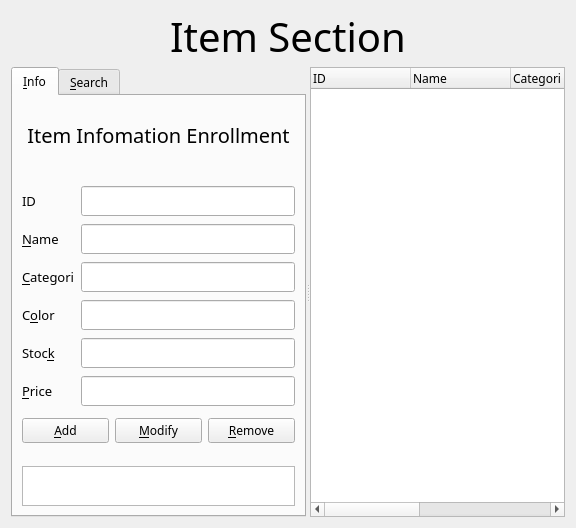
<?xml version="1.0" encoding="UTF-8"?>
<ui version="4.0">
 <class>ItemManager</class>
 <widget class="QWidget" name="ItemManager">
  <property name="geometry">
   <rect>
    <x>0</x>
    <y>0</y>
    <width>576</width>
    <height>528</height>
   </rect>
  </property>
  <property name="windowTitle">
   <string>MainWindow</string>
  </property>
  <layout class="QVBoxLayout" name="verticalLayout_6">
   <item>
    <layout class="QVBoxLayout" name="verticalLayout_3">
     <item>
      <widget class="QLabel" name="label">
       <property name="minimumSize">
        <size>
         <width>0</width>
         <height>50</height>
        </size>
       </property>
       <property name="maximumSize">
        <size>
         <width>16777215</width>
         <height>50</height>
        </size>
       </property>
       <property name="baseSize">
        <size>
         <width>0</width>
         <height>150</height>
        </size>
       </property>
       <property name="font">
        <font>
         <family>Arial Rounded MT Bold</family>
         <pointsize>30</pointsize>
        </font>
       </property>
       <property name="text">
        <string>Item Section</string>
       </property>
       <property name="alignment">
        <set>Qt::AlignCenter</set>
       </property>
      </widget>
     </item>
     <item>
      <widget class="QSplitter" name="splitter">
       <property name="orientation">
        <enum>Qt::Horizontal</enum>
       </property>
       <widget class="QTabWidget" name="ItemTabWidget">
        <property name="enabled">
         <bool>true</bool>
        </property>
        <property name="sizePolicy">
         <sizepolicy hsizetype="Expanding" vsizetype="Expanding">
          <horstretch>0</horstretch>
          <verstretch>0</verstretch>
         </sizepolicy>
        </property>
        <property name="font">
         <font>
          <family>Bahnschrift Light</family>
         </font>
        </property>
        <property name="currentIndex">
         <number>0</number>
        </property>
        <widget class="QWidget" name="InfoTab">
         <attribute name="title">
          <string>&amp;Info</string>
         </attribute>
         <layout class="QVBoxLayout" name="verticalLayout_2">
          <item>
           <layout class="QVBoxLayout" name="verticalLayout">
            <item>
             <widget class="QLabel" name="ItemInfoLabel">
              <property name="minimumSize">
               <size>
                <width>0</width>
                <height>60</height>
               </size>
              </property>
              <property name="font">
               <font>
                <family>Bahnschrift SemiBold</family>
                <pointsize>15</pointsize>
               </font>
              </property>
              <property name="text">
               <string>Item Infomation Enrollment</string>
              </property>
              <property name="alignment">
               <set>Qt::AlignCenter</set>
              </property>
             </widget>
            </item>
            <item>
             <spacer name="verticalSpacer_2">
              <property name="orientation">
               <enum>Qt::Vertical</enum>
              </property>
              <property name="sizeType">
               <enum>QSizePolicy::Fixed</enum>
              </property>
              <property name="sizeHint" stdset="0">
               <size>
                <width>186</width>
                <height>13</height>
               </size>
              </property>
             </spacer>
            </item>
            <item>
             <layout class="QFormLayout" name="formLayout">
              <item row="0" column="0">
               <widget class="QLabel" name="IdLabel">
                <property name="font">
                 <font>
                  <family>Tw Cen MT Condensed Extra Bold</family>
                  <pointsize>10</pointsize>
                 </font>
                </property>
                <property name="text">
                 <string>ID</string>
                </property>
               </widget>
              </item>
              <item row="0" column="1">
               <widget class="QLineEdit" name="InputIdLineEdit">
                <property name="sizePolicy">
                 <sizepolicy hsizetype="Expanding" vsizetype="Expanding">
                  <horstretch>0</horstretch>
                  <verstretch>0</verstretch>
                 </sizepolicy>
                </property>
                <property name="minimumSize">
                 <size>
                  <width>0</width>
                  <height>30</height>
                 </size>
                </property>
                <property name="maximumSize">
                 <size>
                  <width>16777215</width>
                  <height>30</height>
                 </size>
                </property>
               </widget>
              </item>
              <item row="1" column="0">
               <widget class="QLabel" name="NameLabel">
                <property name="font">
                 <font>
                  <family>Tw Cen MT Condensed Extra Bold</family>
                  <pointsize>10</pointsize>
                 </font>
                </property>
                <property name="text">
                 <string>&amp;Name</string>
                </property>
                <property name="buddy">
                 <cstring>InputNameLineEdit</cstring>
                </property>
               </widget>
              </item>
              <item row="1" column="1">
               <widget class="QLineEdit" name="InputNameLineEdit">
                <property name="sizePolicy">
                 <sizepolicy hsizetype="Expanding" vsizetype="Expanding">
                  <horstretch>0</horstretch>
                  <verstretch>0</verstretch>
                 </sizepolicy>
                </property>
                <property name="minimumSize">
                 <size>
                  <width>0</width>
                  <height>30</height>
                 </size>
                </property>
                <property name="maximumSize">
                 <size>
                  <width>16777215</width>
                  <height>30</height>
                 </size>
                </property>
               </widget>
              </item>
              <item row="2" column="0">
               <widget class="QLabel" name="CategoriLabel">
                <property name="font">
                 <font>
                  <family>Tw Cen MT Condensed Extra Bold</family>
                  <pointsize>10</pointsize>
                 </font>
                </property>
                <property name="text">
                 <string>&amp;Categori</string>
                </property>
                <property name="buddy">
                 <cstring>InputCategoriLineEdit</cstring>
                </property>
               </widget>
              </item>
              <item row="2" column="1">
               <widget class="QLineEdit" name="InputCategoriLineEdit">
                <property name="sizePolicy">
                 <sizepolicy hsizetype="Expanding" vsizetype="Expanding">
                  <horstretch>0</horstretch>
                  <verstretch>0</verstretch>
                 </sizepolicy>
                </property>
                <property name="minimumSize">
                 <size>
                  <width>0</width>
                  <height>30</height>
                 </size>
                </property>
                <property name="maximumSize">
                 <size>
                  <width>16777215</width>
                  <height>30</height>
                 </size>
                </property>
               </widget>
              </item>
              <item row="3" column="0">
               <widget class="QLabel" name="ColorLabel">
                <property name="font">
                 <font>
                  <family>Tw Cen MT Condensed Extra Bold</family>
                  <pointsize>10</pointsize>
                 </font>
                </property>
                <property name="text">
                 <string>C&amp;olor</string>
                </property>
                <property name="buddy">
                 <cstring>InputColorLineEdit</cstring>
                </property>
               </widget>
              </item>
              <item row="3" column="1">
               <widget class="QLineEdit" name="InputColorLineEdit">
                <property name="sizePolicy">
                 <sizepolicy hsizetype="Expanding" vsizetype="Expanding">
                  <horstretch>0</horstretch>
                  <verstretch>0</verstretch>
                 </sizepolicy>
                </property>
                <property name="minimumSize">
                 <size>
                  <width>0</width>
                  <height>30</height>
                 </size>
                </property>
                <property name="maximumSize">
                 <size>
                  <width>16777215</width>
                  <height>30</height>
                 </size>
                </property>
               </widget>
              </item>
              <item row="4" column="0">
               <widget class="QLabel" name="StockLabel">
                <property name="font">
                 <font>
                  <family>Tw Cen MT Condensed Extra Bold</family>
                  <pointsize>10</pointsize>
                 </font>
                </property>
                <property name="text">
                 <string>Stoc&amp;k</string>
                </property>
                <property name="buddy">
                 <cstring>InputStockLineEdit</cstring>
                </property>
               </widget>
              </item>
              <item row="4" column="1">
               <widget class="QLineEdit" name="InputStockLineEdit">
                <property name="sizePolicy">
                 <sizepolicy hsizetype="Expanding" vsizetype="Expanding">
                  <horstretch>0</horstretch>
                  <verstretch>0</verstretch>
                 </sizepolicy>
                </property>
                <property name="minimumSize">
                 <size>
                  <width>0</width>
                  <height>30</height>
                 </size>
                </property>
                <property name="maximumSize">
                 <size>
                  <width>16777215</width>
                  <height>30</height>
                 </size>
                </property>
               </widget>
              </item>
              <item row="5" column="0">
               <widget class="QLabel" name="priceLabel">
                <property name="font">
                 <font>
                  <family>Tw Cen MT Condensed Extra Bold</family>
                  <pointsize>10</pointsize>
                 </font>
                </property>
                <property name="text">
                 <string>&amp;Price</string>
                </property>
                <property name="buddy">
                 <cstring>priceLineEdit</cstring>
                </property>
               </widget>
              </item>
              <item row="5" column="1">
               <widget class="QLineEdit" name="priceLineEdit">
                <property name="minimumSize">
                 <size>
                  <width>0</width>
                  <height>30</height>
                 </size>
                </property>
               </widget>
              </item>
             </layout>
            </item>
            <item>
             <layout class="QHBoxLayout" name="horizontalLayout">
              <item>
               <widget class="QPushButton" name="AddPushButton">
                <property name="font">
                 <font>
                  <family>Bahnschrift Light</family>
                 </font>
                </property>
                <property name="text">
                 <string>&amp;Add</string>
                </property>
               </widget>
              </item>
              <item>
               <widget class="QPushButton" name="ModifyPushButton">
                <property name="font">
                 <font>
                  <family>Bahnschrift Light</family>
                 </font>
                </property>
                <property name="text">
                 <string>&amp;Modify</string>
                </property>
               </widget>
              </item>
              <item>
               <widget class="QPushButton" name="RemovePushButton">
                <property name="font">
                 <font>
                  <family>Bahnschrift Light</family>
                 </font>
                </property>
                <property name="text">
                 <string>&amp;Remove</string>
                </property>
               </widget>
              </item>
             </layout>
            </item>
            <item>
             <spacer name="verticalSpacer">
              <property name="orientation">
               <enum>Qt::Vertical</enum>
              </property>
              <property name="sizeType">
               <enum>QSizePolicy::Fixed</enum>
              </property>
              <property name="sizeHint" stdset="0">
               <size>
                <width>20</width>
                <height>17</height>
               </size>
              </property>
             </spacer>
            </item>
            <item>
             <widget class="QListWidget" name="TimeListWidget">
              <property name="minimumSize">
               <size>
                <width>0</width>
                <height>40</height>
               </size>
              </property>
              <property name="maximumSize">
               <size>
                <width>16777215</width>
                <height>40</height>
               </size>
              </property>
             </widget>
            </item>
           </layout>
          </item>
         </layout>
        </widget>
        <widget class="QWidget" name="SearchTab">
         <attribute name="title">
          <string>&amp;Search</string>
         </attribute>
         <layout class="QVBoxLayout" name="verticalLayout_5">
          <item>
           <layout class="QVBoxLayout" name="verticalLayout_4">
            <item>
             <widget class="QLabel" name="SearchLabel">
              <property name="minimumSize">
               <size>
                <width>0</width>
                <height>60</height>
               </size>
              </property>
              <property name="font">
               <font>
                <family>Bahnschrift SemiBold</family>
                <pointsize>15</pointsize>
               </font>
              </property>
              <property name="text">
               <string>Client Infomation Enrollment</string>
              </property>
              <property name="alignment">
               <set>Qt::AlignCenter</set>
              </property>
             </widget>
            </item>
            <item>
             <spacer name="verticalSpacer_3">
              <property name="orientation">
               <enum>Qt::Vertical</enum>
              </property>
              <property name="sizeType">
               <enum>QSizePolicy::Fixed</enum>
              </property>
              <property name="sizeHint" stdset="0">
               <size>
                <width>186</width>
                <height>13</height>
               </size>
              </property>
             </spacer>
            </item>
            <item>
             <layout class="QHBoxLayout" name="horizontalLayout_2">
              <item>
               <widget class="QComboBox" name="SearchComboBox">
                <item>
                 <property name="text">
                  <string>ID</string>
                 </property>
                </item>
                <item>
                 <property name="text">
                  <string>Name</string>
                 </property>
                </item>
                <item>
                 <property name="text">
                  <string>Address</string>
                 </property>
                </item>
                <item>
                 <property name="text">
                  <string>P.Num</string>
                 </property>
                </item>
                <item>
                 <property name="text">
                  <string>Type</string>
                 </property>
                </item>
               </widget>
              </item>
              <item>
               <widget class="QLineEdit" name="InputLineEdit">
                <property name="sizePolicy">
                 <sizepolicy hsizetype="Expanding" vsizetype="Expanding">
                  <horstretch>0</horstretch>
                  <verstretch>0</verstretch>
                 </sizepolicy>
                </property>
                <property name="minimumSize">
                 <size>
                  <width>0</width>
                  <height>30</height>
                 </size>
                </property>
                <property name="maximumSize">
                 <size>
                  <width>16777215</width>
                  <height>30</height>
                 </size>
                </property>
               </widget>
              </item>
             </layout>
            </item>
            <item>
             <widget class="QPushButton" name="SearchPushButton">
              <property name="minimumSize">
               <size>
                <width>0</width>
                <height>0</height>
               </size>
              </property>
              <property name="maximumSize">
               <size>
                <width>16777215</width>
                <height>16777215</height>
               </size>
              </property>
              <property name="text">
               <string>&amp;Search</string>
              </property>
             </widget>
            </item>
            <item>
             <widget class="QTreeWidget" name="ItemSearchTreeWidget">
              <column>
               <property name="text">
                <string>ID</string>
               </property>
              </column>
              <column>
               <property name="text">
                <string>Name</string>
               </property>
              </column>
              <column>
               <property name="text">
                <string>Categori</string>
               </property>
              </column>
              <column>
               <property name="text">
                <string>Color</string>
               </property>
              </column>
              <column>
               <property name="text">
                <string>Stock</string>
               </property>
              </column>
              <column>
               <property name="text">
                <string>Price</string>
               </property>
              </column>
             </widget>
            </item>
            <item>
             <spacer name="verticalSpacer_4">
              <property name="orientation">
               <enum>Qt::Vertical</enum>
              </property>
              <property name="sizeType">
               <enum>QSizePolicy::Fixed</enum>
              </property>
              <property name="sizeHint" stdset="0">
               <size>
                <width>20</width>
                <height>17</height>
               </size>
              </property>
             </spacer>
            </item>
            <item>
             <widget class="QListWidget" name="SearchTimeListWidget">
              <property name="minimumSize">
               <size>
                <width>0</width>
                <height>40</height>
               </size>
              </property>
              <property name="maximumSize">
               <size>
                <width>16777215</width>
                <height>40</height>
               </size>
              </property>
             </widget>
            </item>
           </layout>
          </item>
         </layout>
        </widget>
       </widget>
       <widget class="QTreeWidget" name="ItemTreeWidget">
        <property name="font">
         <font>
          <family>Bahnschrift Light</family>
         </font>
        </property>
        <column>
         <property name="text">
          <string>ID</string>
         </property>
        </column>
        <column>
         <property name="text">
          <string>Name</string>
         </property>
        </column>
        <column>
         <property name="text">
          <string>Categori</string>
         </property>
        </column>
        <column>
         <property name="text">
          <string>Color</string>
         </property>
        </column>
        <column>
         <property name="text">
          <string>Stock</string>
         </property>
        </column>
        <column>
         <property name="text">
          <string>Price</string>
         </property>
        </column>
       </widget>
      </widget>
     </item>
    </layout>
   </item>
  </layout>
 </widget>
 <resources/>
 <connections/>
</ui>
